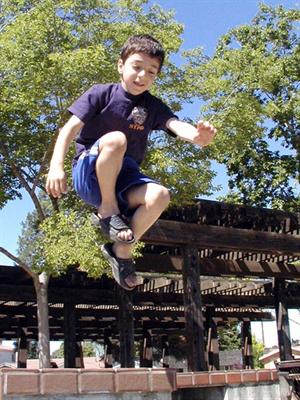
#> input picture images/im1.jpg, 300 x 400 px; its folder holds 4 pictures in this run
$ python pa1.py
#> lines starting #> are read from the running program, lines starting #| are printed output that depends on the picture; pictures that were not available may be replaced by others from this repository, and a replacement may not be noted
from builtins import print
from scipy import ndimage
import numpy as np
from math import pi, sqrt, exp
import cv2
import os


def part1(img, mask, back, set, flag):

    h = img.shape[0]
    w = img.shape[1]

##applying mask
    for y in range(0, h):
      for x in range(0, w):
         if mask[y, x, 0] == 0 and mask[y, x, 1] == 0 and mask[y, x, 2] == 0:
             img[y, x] = [0, 0, 0]

    for y in range(0, h):
      for x in range(0, w):
         if mask[y, x, 0] != 0 and mask[y, x, 1] != 0 and mask[y, x, 2] != 0:
             if set == 2: ##placement of image set 2
                back[y+15, x-17, 0] = img[y, x, 0]
                back[y+15, x-17, 1] = img[y, x, 1]
                back[y+15, x-17, 2] = img[y, x, 2]
             else:
                 back[y, x, 0] = img[y, x, 0]
                 back[y, x, 1] = img[y, x, 1]
                 back[y, x, 2] = img[y, x, 2]

    if flag == 0:
        cv2.imwrite("part1/" + str(set) + ".jpg", back)
    else:
        cv2.imwrite("part2/" + str(set) + ".jpg", back)
    return

def gauss(n=11,sigma=1):
    r = range(-int(n/2),int(n/2)+1)
    return [1 / (sigma * sqrt(2*pi)) * exp(-float(x)**2/(2*sigma**2)) for x in r]

def part2(img, imgg, mask, back, set):

    g = gauss(100,3)
    gm = np.asmatrix(g)
    gat = np.vstack(g)

    gausss = np.matmul(gat, gm)
    gausst = gausss[:,:,None]
    imgg = imgg[:, :, None]

    back = ndimage.convolve(back, gausst, mode='reflect')

    img_blurred = ndimage.convolve(imgg, gausst, mode='reflect')
    img_diff = imgg - img_blurred
    alpha = 0.01
    unsharpen_img = img + alpha*img_diff
    part1(unsharpen_img, mask, back, set ,1)

    return


def main():
    try:
        if not os.path.exists("part1/"):
            os.makedirs("part1/")
    except OSError:
        print('Error: Creating directory. ')

    try:
        if not os.path.exists("part2/"):
            os.makedirs("part2/")
    except OSError:
        print('Error: Creating directory. ')

    for set in range(1, 6):
        imgg = cv2.imread("images/im" + str(set) + ".jpg", 0)
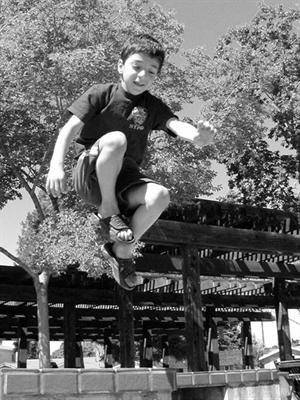
#> imgg: shape (400, 300); min 0, max 255, mean 105.1
        img = cv2.imread("images/im" + str(set) + ".jpg",)
#> img is the input picture: shape (400, 300, 3); mean B, G, R 97.5, 105.7, 106.9
        mask = cv2.imread("images/mask" + str(set) + ".png")
        back = cv2.imread("images/back" + str(set) + ".jpg")
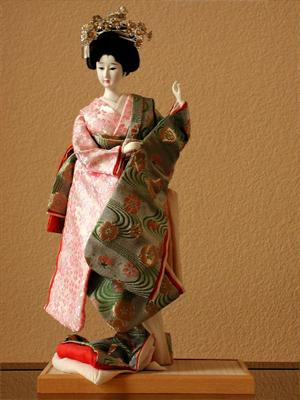
#> input picture images/im2.jpg, 300 x 400 px, given in place of back1.jpg, which was not available
#> back is the input picture: shape (400, 300, 3); mean B, G, R 65.6, 107.4, 152.1
        back1 = cv2.imread("images/back" + str(set) + ".jpg")
        part1(img, mask, back, set, 0)
#> after the loop in part1, `for y in range(0, h):`:
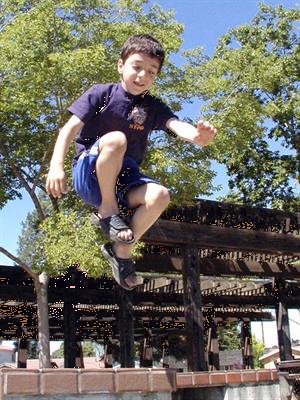
#> back: shape (400, 300, 3); mean B, G, R 98.3, 107.1, 108.8
        part2(img, imgg, mask, back1, set)
#> in part2, `back = ndimage.convolve(back, gausst, mode='reflect')`:
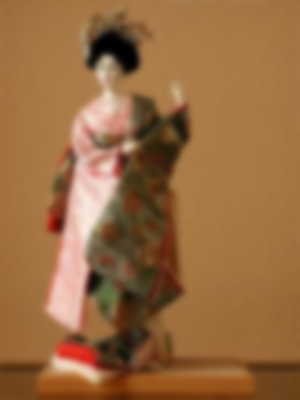
#> back: shape (400, 300, 3); mean of channels 0, 1, 2 65.1, 106.9, 151.6; drawn as B, G, R
#> in part2, `img_blurred = ndimage.convolve(imgg, gausst, mode='reflect')`:
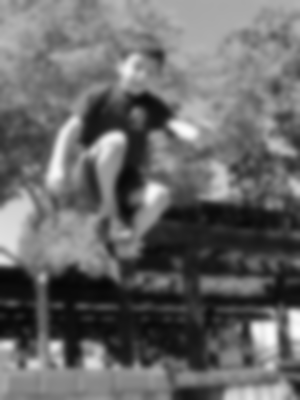
#> img_blurred: shape (400, 300, 1); min 6, max 252, mean 104.6
#> in part2, `img_diff = imgg - img_blurred`:
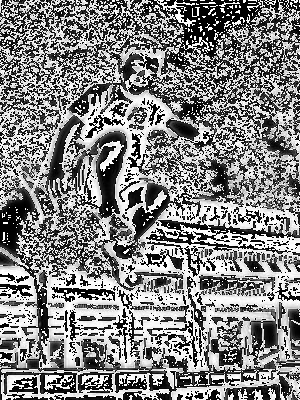
#> img_diff: shape (400, 300, 1); min 0, max 255, mean 132
    return

#> (the run stopped early here; a loop or call above may not have finished)
